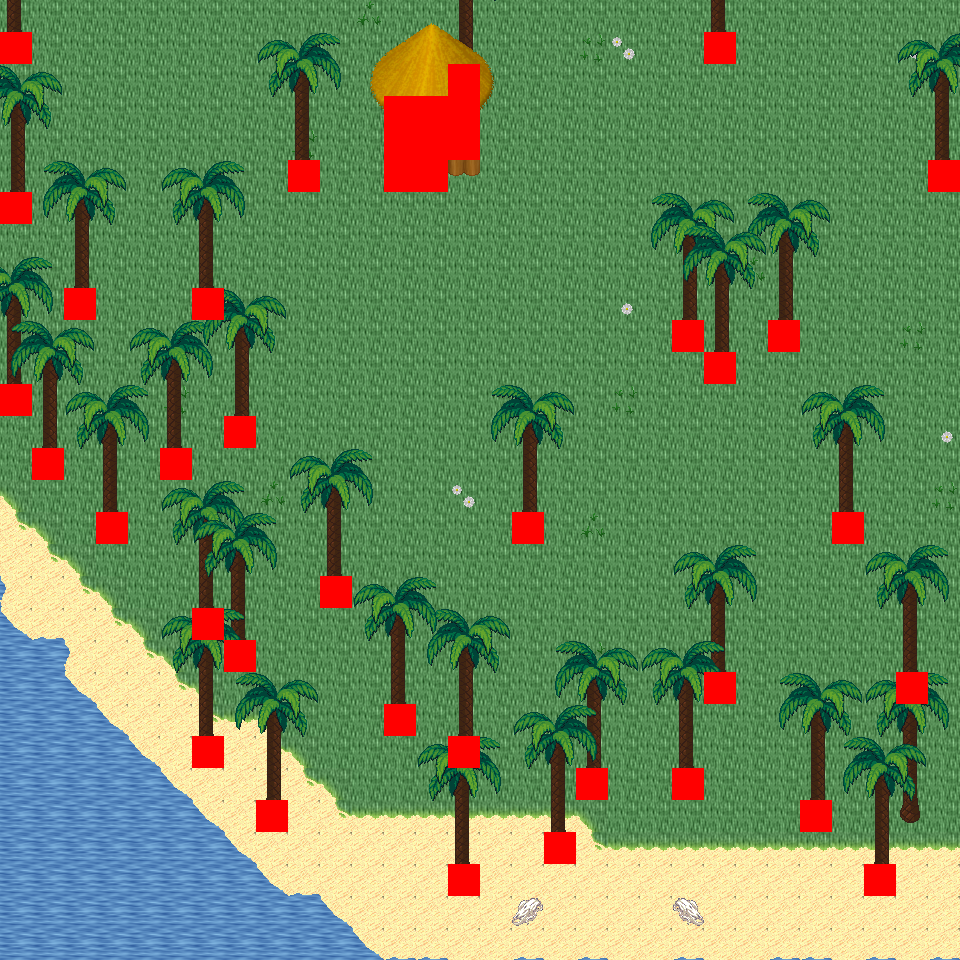

The image is a tile-based game level rendered from a .tmx file. Its description and source (layers, tilesets, objects; grid data summarised) follow:
An orthogonal 30x30 tile map with 32x32 px tiles, 6 tile layers (Ground, Object, Object2, Above, ...), 27 tilesets and 8 objects (8x mapExit).

<map version="1.0" orientation="orthogonal" renderorder="right-down" width="30" height="30" tilewidth="32" tileheight="32" nextobjectid="9">
  <tileset firstgid="1" name="tileset_logic_collision" tilewidth="32" tileheight="32" tilecount="1" columns="1">
    <image source="../drawable/tileset_logic_collision.png" width="32" height="32" />
  </tileset>
  <tileset firstgid="2" name="tileset_ground_ground" tilewidth="32" tileheight="32" tilecount="33" columns="3">
    <image source="../drawable/tileset_ground_ground.png" width="96" height="352" />
  </tileset>
  <tileset firstgid="35" name="tileset_ground_water_pool" tilewidth="32" tileheight="32" tilecount="72" columns="3">
    <image source="../drawable/tileset_ground_water_pool.png" width="96" height="768" />
  </tileset>
  <tileset firstgid="107" name="tileset_ground_water_pool_corners" tilewidth="32" tileheight="32" tilecount="72" columns="3">
    <image source="../drawable/tileset_ground_water_pool_corners.png" width="96" height="768" />
  </tileset>
  <tileset firstgid="179" name="tileset_ground_grass_edges" tilewidth="32" tileheight="32" tilecount="36" columns="12">
    <image source="../drawable/tileset_ground_grass_edges.png" width="384" height="96" />
  </tileset>
  <tileset firstgid="215" name="tileset_plant_grasses" tilewidth="32" tileheight="32" tilecount="6" columns="3">
    <image source="../drawable/tileset_plant_grasses.png" width="96" height="64" />
  </tileset>
  <tileset firstgid="221" name="tileset_ground_grass_corners" tilewidth="32" tileheight="32" tilecount="24" columns="6">
    <image source="../drawable/tileset_ground_grass_corners.png" width="192" height="128" />
  </tileset>
  <tileset firstgid="245" name="tileset_plant_flower_daisy_white" tilewidth="32" tileheight="32" tilecount="8" columns="2">
    <image source="../drawable/tileset_plant_flower_daisy_white.png" width="64" height="128" />
  </tileset>
  <tileset firstgid="253" name="tileset_item_corpse_huge_animal" tilewidth="32" tileheight="32" tilecount="16" columns="2">
    <image source="../drawable/tileset_item_corpse_huge_animal.png" width="64" height="256" />
  </tileset>
  <tileset firstgid="269" name="tileset_plant_cactus" tilewidth="32" tileheight="32" tilecount="2" columns="1">
    <image source="../drawable/tileset_plant_cactus.png" width="32" height="64" />
  </tileset>
  <tileset firstgid="271" name="tileset_item_corpse_skull_pale" tilewidth="32" tileheight="32" tilecount="2" columns="2">
    <image source="../drawable/tileset_item_corpse_skull_pale.png" width="64" height="32" />
  </tileset>
  <tileset firstgid="273" name="tileset_logic_creature_animal" tilewidth="32" tileheight="32" tilecount="32" columns="8">
    <image source="../drawable/tileset_logic_creature_animal.png" width="256" height="128" />
  </tileset>
  <tileset firstgid="305" name="tileset_logic_creature_golem" tilewidth="32" tileheight="32" tilecount="4" columns="4">
    <image source="../drawable/tileset_logic_creature_golem.png" width="128" height="32" />
  </tileset>
  <tileset firstgid="309" name="tileset_logic_creature_elemental" tilewidth="32" tileheight="32" tilecount="16" columns="8">
    <image source="../drawable/tileset_logic_creature_elemental.png" width="256" height="64" />
  </tileset>
  <tileset firstgid="325" name="tileset_ground_water_pool_deep" tilewidth="32" tileheight="32" tilecount="72" columns="3">
    <image source="../drawable/tileset_ground_water_pool_deep.png" width="96" height="768" />
  </tileset>
  <tileset firstgid="397" name="tileset_plant_tree_palm_trees" tilewidth="32" tileheight="32" tilecount="40" columns="4">
    <image source="../drawable/tileset_plant_tree_palm_trees.png" width="128" height="320" />
  </tileset>
  <tileset firstgid="437" name="tileset_building_roof_straw" tilewidth="32" tileheight="32" tilecount="20" columns="5">
    <image source="../drawable/tileset_building_roof_straw.png" width="160" height="128" />
  </tileset>
  <tileset firstgid="457" name="tileset_item_sign_large" tilewidth="32" tileheight="32" tilecount="15" columns="5">
    <image source="../drawable/tileset_item_sign_large.png" width="160" height="96" />
  </tileset>
  <tileset firstgid="472" name="tileset_item_campfires" tilewidth="32" tileheight="32" tilecount="2" columns="2">
    <image source="../drawable/tileset_item_campfires.png" width="64" height="32" />
  </tileset>
  <tileset firstgid="474" name="tileset_item_firewood" tilewidth="32" tileheight="32" tilecount="12" columns="3">
    <image source="../drawable/tileset_item_firewood.png" width="96" height="128" />
  </tileset>
  <tileset firstgid="486" name="tileset_logic_item_corn" tilewidth="32" tileheight="32" tilecount="5" columns="5">
    <image source="../drawable/tileset_logic_item_corn.png" width="160" height="32" />
  </tileset>
  <tileset firstgid="491" name="tileset_plant_tree_umbrella_thorn" tilewidth="32" tileheight="32" tilecount="18" columns="6">
    <image source="../drawable/tileset_plant_tree_umbrella_thorn.png" width="192" height="96" />
  </tileset>
  <tileset firstgid="509" name="tileset_logic_item_fruits" tilewidth="32" tileheight="32" tilecount="16" columns="8">
    <image source="../drawable/tileset_logic_item_fruits.png" width="256" height="64" />
  </tileset>
  <tileset firstgid="525" name="tileset_ground_sand_2" tilewidth="32" tileheight="32" tilecount="15" columns="5">
    <image source="../drawable/tileset_ground_sand_2.png" width="160" height="96" />
  </tileset>
  <tileset firstgid="540" name="tileset_ground_sand_1" tilewidth="32" tileheight="32" tilecount="10" columns="2">
    <image source="../drawable/tileset_ground_sand_1.png" width="64" height="160" />
  </tileset>
  <tileset firstgid="550" name="tileset_logic_creature_reptile" tilewidth="32" tileheight="32" tilecount="7" columns="7">
    <image source="../drawable/tileset_logic_creature_reptile.png" width="224" height="32" />
  </tileset>
  <tileset firstgid="557" name="tileset_logic_creature_human_cannibal" tilewidth="32" tileheight="32" tilecount="4" columns="4">
    <image source="../drawable/tileset_logic_creature_human_cannibal.png" width="128" height="32" />
  </tileset>
  <layer name="Ground" width="30" height="30">
    <data>[900 cells, 900 non-empty, 5 distinct tile ids]</data>
  </layer>
  <layer name="Object" width="30" height="30">
    <data>[900 cells, 158 non-empty, 17 distinct tile ids]</data>
  </layer>
  <layer name="Object2" width="30" height="30">
    <data>[900 cells, 2 non-empty, 2 distinct tile ids]</data>
  </layer>
  <layer name="Above" width="30" height="30">
    <data>[900 cells, 363 non-empty, 42 distinct tile ids]</data>
  </layer>
  <layer name="Above2" width="30" height="30">
    <data>[900 cells, 74 non-empty, 25 distinct tile ids]</data>
  </layer>
  <layer name="Walkable" width="30" height="30">
    <data>[900 cells, 41 non-empty, 1 distinct tile ids]</data>
  </layer>
  <objectgroup name="MapEvents">
    <object id="1" name="north" type="mapExit" x="0" y="0" width="960" height="32">
      <properties>
        <property name="map" value="level_0_x275_y95" />
        <property name="x" value="0" />
        <property name="y" value="28" />
      </properties>
    </object>
    <object id="2" name="south" type="mapExit" x="0" y="928" width="960" height="32">
      <properties>
        <property name="map" value="level_0_x275_y97" />
        <property name="x" value="0" />
        <property name="y" value="1" />
      </properties>
    </object>
    <object id="3" name="west" type="mapExit" x="0" y="0" width="32" height="32">
      <properties>
        <property name="map" value="level_0_x274_y96" />
        <property name="x" value="28" />
        <property name="y" value="0" />
      </properties>
    </object>
    </objectgroup>
</map>
<!-- 5 of 8 objects omitted -->
